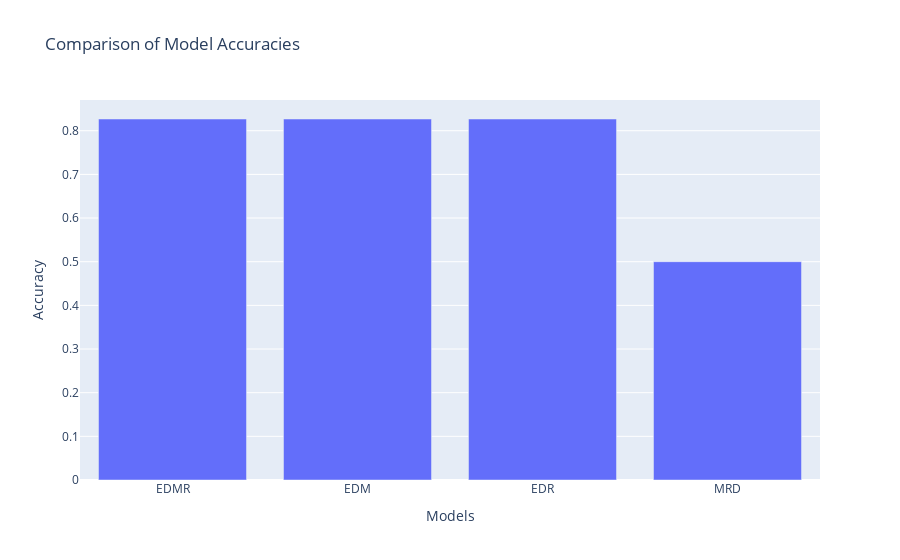

Notebook code cell kept with this figure:
### Code cell
import plotly.express as px

# Create a grouped bar chart
fig = px.bar(x=['EDMR', 'EDM', 'EDR', 'MRD'],
             y=[accuracy_svm_pca_mrd, accuracy_svm_pca_edr, accuracy_svm_pca_4],
             barmode='group',
             labels={'y': 'Accuracy', 'x': 'Models'},
             title='Comparison of Model Accuracies')

# Show the plot
fig.show()

### Figure 1 — Plotly figure (JSON) as saved in the notebook; plotly's stock layout.template omitted (floating-point values rounded to 4 significant figures)
{"data": [{"alignmentgroup": "True", "hovertemplate": "Models=%{x}<br>Accuracy=%{y}<extra></extra>", "legendgroup": "", "marker": {"color": "#636efa", "pattern": {"shape": ""}}, "name": "", "offsetgroup": "", "orientation": "v", "showlegend": false, "textposition": "auto", "type": "bar", "x": ["EDMR", "EDM", "EDR", "MRD"], "xaxis": "x", "y": [0.8268, 0.8268, 0.8268, 0.5], "yaxis": "y"}], "layout": {"barmode": "group", "legend": {"tracegroupgap": 0}, "title": {"text": "Comparison of Model Accuracies"}, "xaxis": {"anchor": "y", "domain": [0, 1], "title": {"text": "Models"}}, "yaxis": {"anchor": "x", "domain": [0, 1], "title": {"text": "Accuracy"}}}}
